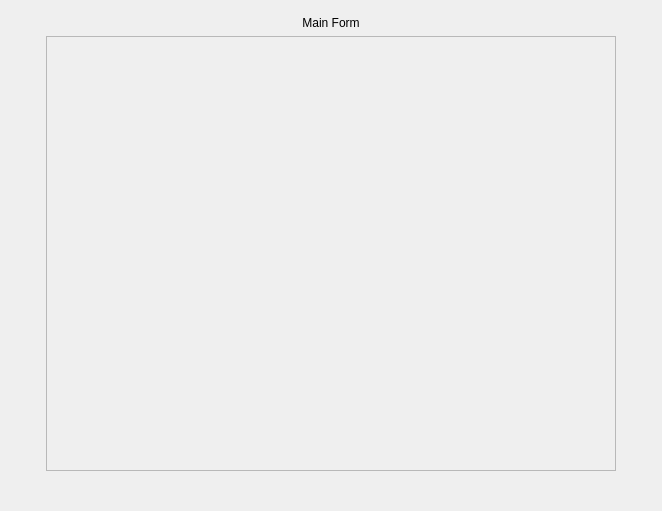
                 <widget class="QWidget" name="scrollAreaWidgetContents">
                  <property name="geometry">
                   <rect>
                    <x>0</x>
                    <y>0</y>
                    <width>662</width>
                    <height>511</height>
                   </rect>
                  </property>
                  <property name="sizePolicy">
                   <sizepolicy hsizetype="Expanding" vsizetype="Expanding">
                    <horstretch>0</horstretch>
                    <verstretch>0</verstretch>
                   </sizepolicy>
                  </property>
                  <layout class="QVBoxLayout" name="verticalLayout_15">
                   <property name="leftMargin">
                    <number>0</number>
                   </property>
                   <property name="topMargin">
                    <number>0</number>
                   </property>
                   <property name="rightMargin">
                    <number>0</number>
                   </property>
                   <property name="bottomMargin">
                    <number>0</number>
                   </property>
                   <item>
                    <widget class="QFrame" name="frame_form">
                     <property name="enabled">
                      <bool>true</bool>
                     </property>
                     <property name="frameShape">
                      <enum>QFrame::NoFrame</enum>
                     </property>
                     <property name="frameShadow">
                      <enum>QFrame::Plain</enum>
                     </property>
                     <layout class="QVBoxLayout" name="verticalLayout_17">
                      <property name="leftMargin">
                       <number>0</number>
                      </property>
                      <property name="topMargin">
                       <number>0</number>
                      </property>
                      <property name="rightMargin">
                       <number>0</number>
                      </property>
                      <property name="bottomMargin">
                       <number>0</number>
                      </property>
                      <item>
                       <layout class="QGridLayout" name="gridLayout_10">
                        <property name="topMargin">
                         <number>0</number>
                        </property>
                        <property name="bottomMargin">
                         <number>40</number>
                        </property>
                        <item row="1" column="0">
                         <spacer name="horizontalSpacer">
                          <property name="orientation">
                           <enum>Qt::Horizontal</enum>
                          </property>
                          <property name="sizeType">
                           <enum>QSizePolicy::Preferred</enum>
                          </property>
                          <property name="sizeHint" stdset="0">
                           <size>
                            <width>40</width>
                            <height>20</height>
                           </size>
                          </property>
                         </spacer>
                        </item>
                        <item row="1" column="2">
                         <spacer name="horizontalSpacer_2">
                          <property name="orientation">
                           <enum>Qt::Horizontal</enum>
                          </property>
                          <property name="sizeType">
                           <enum>QSizePolicy::Preferred</enum>
                          </property>
                          <property name="sizeHint" stdset="0">
                           <size>
                            <width>40</width>
                            <height>20</height>
                           </size>
                          </property>
                         </spacer>
                        </item>
                        <item row="0" column="0" colspan="3">
                         <widget class="QLabel" name="lbl_current_form">
                          <property name="minimumSize">
                           <size>
                            <width>0</width>
                            <height>30</height>
                           </size>
                          </property>
                          <property name="text">
                           <string>Main Form</string>
                          </property>
                          <property name="alignment">
                           <set>Qt::AlignBottom|Qt::AlignHCenter</set>
                          </property>
                         </widget>
                        </item>
                        <item row="1" column="1">
                         <widget class="FormArea" name="scr_schema_fields">
                          <property name="enabled">
                           <bool>false</bool>
                          </property>
                          <property name="widgetResizable">
                           <bool>true</bool>
                          </property>
                          <widget class="QWidget" name="scrollAreaWidgetContents_2">
                           <property name="geometry">
                            <rect>
                             <x>0</x>
                             <y>0</y>
                             <width>558</width>
                             <height>430</height>
                            </rect>
                           </property>
                          </widget>
                         </widget>
                        </item>
                       </layout>
                      </item>
                     </layout>
                    </widget>
                   </item>
                  </layout>
                 </widget>
